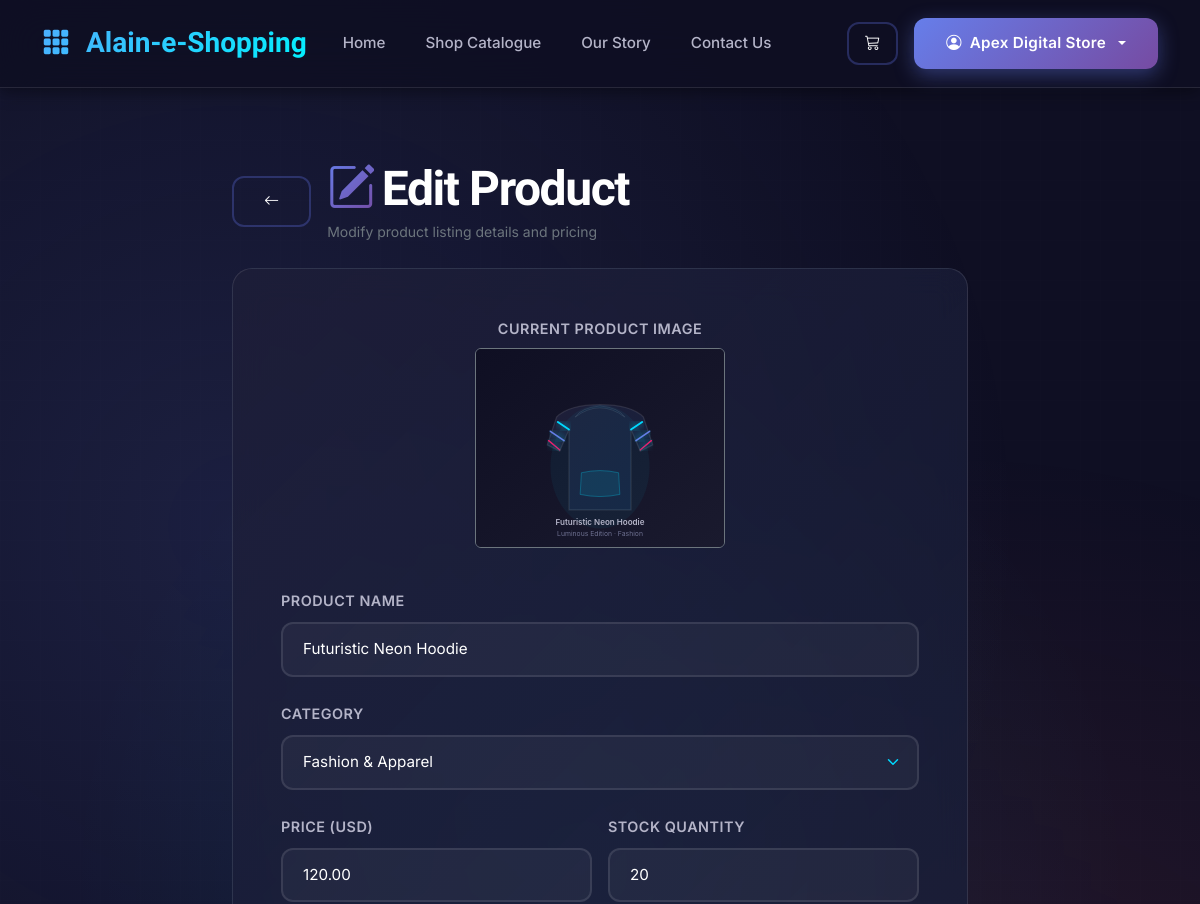
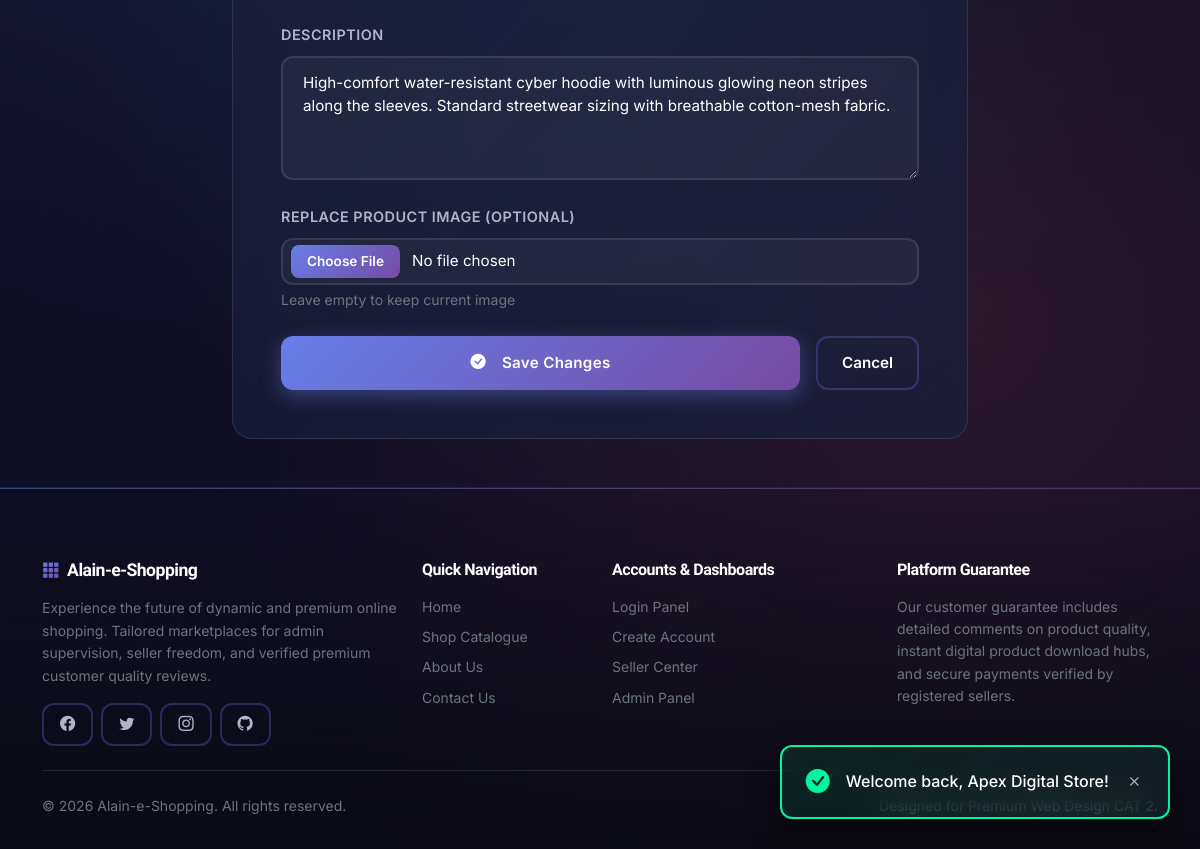
The app's page /seller/edit-product.php?id=2 (signed in) with its own data (2 pictures, top to bottom).
### tables this page shows
CREATE TABLE IF NOT EXISTS `products` (
    `id` INT AUTO_INCREMENT PRIMARY KEY,
    `seller_id` INT NOT NULL,
    `name` VARCHAR(255) NOT NULL,
    `description` TEXT NOT NULL,
    `price` DECIMAL(10, 2) NOT NULL,
    `category_id` INT NULL,
    `image_url` VARCHAR(255) NOT NULL,
    `file_url` VARCHAR(255) DEFAULT NULL,
    `stock` INT DEFAULT 10,
    `is_digital` TINYINT(1) DEFAULT 0,
    `created_at` TIMESTAMP DEFAULT CURRENT_TIMESTAMP,
    FOREIGN KEY (`seller_id`) REFERENCES `users`(`id`) ON DELETE CASCADE,
    FOREIGN KEY (`category_id`) REFERENCES `categories`(`id`) ON DELETE SET NULL,
    INDEX `idx_seller` (`seller_id`),
    INDEX `idx_category` (`category_id`),
    INDEX `idx_price` (`price`)
);

CREATE TABLE IF NOT EXISTS `categories` (
    `id` INT AUTO_INCREMENT PRIMARY KEY,
    `name` VARCHAR(255) NOT NULL UNIQUE,
    `icon` VARCHAR(100) DEFAULT 'bi-box',
    INDEX `idx_name` (`name`)
);

### seller/edit-product.php (the view, shortened to what this page needs)
<?php
require_once __DIR__ . '/../includes/header.php';
$current_user = get_current_user_details();
$product_id = isset($_GET['id']) ? (int)$_GET['id'] : 0;
$stmt = $conn->prepare("SELECT * FROM products WHERE id = ? AND seller_id = ?");
$stmt->bind_param("ii", $product_id, $current_user['id']);
$stmt->execute();
$product_res = $stmt->get_result();
$product = $product_res->fetch_assoc();
$cats_res = $conn->query("SELECT * FROM categories ORDER BY name ASC");
?>
<div class="container py-5 mt-4">
    <div class="row justify-content-center">
        <div class="col-lg-8">
            <div class="d-flex align-items-center gap-3 mb-4">
                <a href="<?php echo BASE_URL; ?>/seller/dashboard.php" class="btn btn-premium-secondary"><i class="bi bi-arrow-left"></i></a>
                <div>
                    <h2 class="text-white mb-1"><i class="bi bi-pencil-square text-gradient-primary me-2"></i>Edit Product</h2>
                    <p class="text-secondary small mb-0">Modify product listing details and pricing</p>
                </div>
            </div>
            <div class="card-glass p-5">
                <form action="edit-product.php?id=<?php echo $product_id; ?>" method="POST" enctype="multipart/form-data" class="d-flex flex-column gap-4">
                    <div class="text-center mb-3">
                        <label class="form-glass-label d-block mb-2">Current Product Image</label>
                        <img src="<?php echo BASE_URL; ?>/<?php echo htmlspecialchars($product['image_url']); ?>" alt="Product" class="img-fluid rounded border border-secondary" style="max-height: 200px; object-fit: contain;">
                    </div>
                    <div>
                        <label class="form-glass-label" for="name">Product Name</label>
                        <input type="text" name="name" id="name" class="form-control form-glass-input" value="<?php echo htmlspecialchars($product['name']); ?>" required>
                    </div>
                    <div>
                        <label class="form-glass-label" for="category_id">Category</label>
                        <select name="category_id" id="category_id" class="form-select form-glass-input" required>
                            <?php while ($cat = $cats_res->fetch_assoc()): ?>
                                <option value="<?php echo $cat['id']; ?>" <?php echo $cat['id'] == $product['category_id'] ? 'selected' : ''; ?>>
                                    <?php echo htmlspecialchars($cat['name']); ?>
                                </option>
                            <?php endwhile; ?>
                        </select>
                    </div>
                    <div class="row g-3">
                        <div class="col-md-6">
                            <label class="form-glass-label" for="price">Price (USD)</label>
                            <input type="number" step="0.01" name="price" id="price" class="form-control form-glass-input" value="<?php echo $product['price']; ?>" required>
                        </div>
                        <div class="col-md-6">
                            <label class="form-glass-label" for="stock">Stock Quantity</label>
                            <input type="number" name="stock" id="stock" class="form-control form-glass-input" value="<?php echo $product['stock']; ?>" <?php echo $product['is_digital'] ? 'readonly' : ''; ?>>
                        </div>
                    </div>
                    <div>
                        <label class="form-glass-label" for="description">Description</label>
                        <textarea name="description" id="description" rows="4" class="form-control form-glass-input" required><?php echo htmlspecialchars($product['description']); ?></textarea>
                    </div>
                    <div>
                        <label class="form-glass-label" for="product_image">Replace Product Image (Optional)</label>
                        <input type="file" name="product_image" id="product_image" class="form-control form-glass-input">
                        <span class="text-secondary small d-block mt-1">Leave empty to keep current image</span>
                    </div>
                    <div class="d-flex gap-3">
                        <button type="submit" class="btn btn-premium flex-grow-1 py-3"><i class="bi bi-check-circle-fill me-2"></i>Save Changes</button>
                        <a href="<?php echo BASE_URL; ?>/seller/dashboard.php" class="btn btn-premium-secondary px-4">Cancel</a>
                    </div>
                </form>
            </div>
        </div>
    </div>
</div>
<?php require_once __DIR__ . '/../includes/footer.php'; ?>

### records on screen
products: image_url (picture), name "Futuristic Neon Hoodie", category_id "Fashion & Apparel", price "120.00", stock "20", description "High-comfort water-resistant cyber hoodie with luminous glowing neon stripes along the sleeves. Standard streetwear sizing with breathable cotton-mesh fabric."

### other values on screen
$current_user['name'] "Apex Digital Store"
